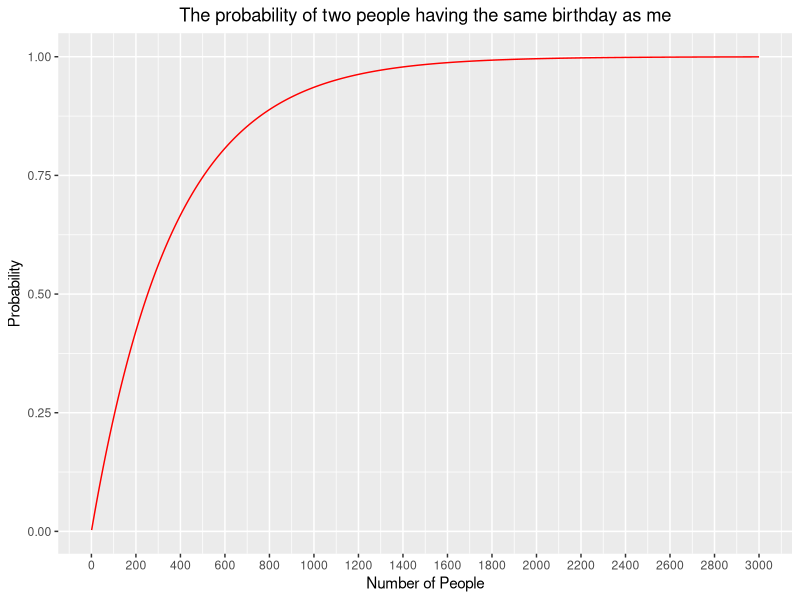

The R script that drew this image:
library(tidyverse)

# number of possible people in the room
numberOfPeople <- 1:3000

# create a ibble to store the data
sameBirthdayData <- tibble('number' = 1:length(numberOfPeople), 'probability' = seq(0,1,length(numberOfPeople)))

# function to return the probability for 
# any number of people having the same birthday as me
calculateProbabilityOfSameBirthday <- function(personNumber) {
  probability <- 1 -(364 / 365)^personNumber
}

# apply to all of the people and return a vector of the probabilities
sameBirthdayData$probability <- unlist(
  lapply(numberOfPeople, calculateProbabilityOfSameBirthday)
)

# plot the data
sameBirthdayData %>%  ggplot(aes(x=number,y=probability)) + 
  geom_line(color='red') +
  scale_x_continuous(breaks=seq(0,length(numberOfPeople),by=200)) +
  labs(x='Number of People', y='Probability') + 
  ggtitle('The probability of two people having the same birthday as me') +
  theme(plot.title = element_text(hjust = 0.5))

